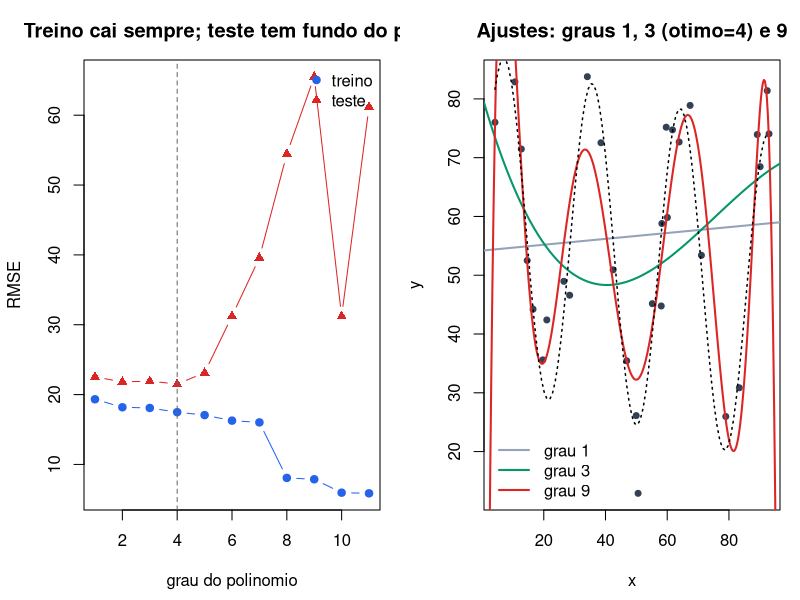

This chart was generated by the following R code:
# Regressao polinomial: o ponto exato do overfitting

dir.create("outputs", showWarnings = FALSE)
set.seed(650)

f_verdadeira <- function(x) 60 + 28 * sin(0.22 * x) - 0.15 * x

gerar_amostra <- function(n, seed) {
  set.seed(seed)
  x <- runif(n, 0, 100)
  data.frame(x = x, y = f_verdadeira(x) + rnorm(n, 0, 7))
}

treino <- gerar_amostra(30, 660)
teste <- gerar_amostra(200, 661)   # teste limpo e maior: mede generalizacao real

graus <- 1:11
rmse_treino <- numeric(length(graus))
rmse_teste <- numeric(length(graus))
modelos <- list()

for (i in seq_along(graus)) {
  grau <- graus[i]
  modelo <- lm(y ~ poly(x, grau, raw = TRUE), data = treino)
  modelos[[i]] <- modelo

  rmse_treino[i] <- sqrt(mean((predict(modelo, treino) - treino$y)^2))
  rmse_teste[i] <- sqrt(mean((predict(modelo, teste) - teste$y)^2))
}

cat("=== RMSE POR GRAU DO POLINOMIO ===\n")
tabela_graus <- data.frame(
  grau = graus,
  rmse_treino = round(rmse_treino, 2),
  rmse_teste = round(rmse_teste, 2),
  gap = round(rmse_teste - rmse_treino, 2)
)
print(tabela_graus, row.names = FALSE)

melhor_grau <- graus[which.min(rmse_teste)]
cat(sprintf("\nMelhor grau pelo RMSE de teste: %d (%.2f)\n",
            melhor_grau, min(rmse_teste)))
cat(sprintf("Grau 9 em diante: treino quase perfeito (%.3f) mas teste explode (%.1f) - overfitting classico\n",
            rmse_treino[9], rmse_teste[9]))

# --- grafico -----------------------------------------------------------------
grade_x <- seq(0, 100, length.out = 300)

cores_graus <- c("1" = "#94a3b8", "3" = "#059669", "9" = "#dc2626")

png("outputs/polinomial_overfitting.png", width = 1100, height = 470, res = 110)
par(mfrow = c(1, 2), mar = c(4.5, 4.2, 3, 1))

plot(graus, rmse_treino, type = "b", pch = 19, col = "#2563eb", ylim = range(c(rmse_treino, rmse_teste)),
     xlab = "grau do polinomio", ylab = "RMSE", main = "Treino cai sempre; teste tem fundo do poco")
lines(graus, rmse_teste, type = "b", pch = 17, col = "#dc2626")
abline(v = melhor_grau, lty = 2, col = "gray40")
legend("topright", legend = c("treino", "teste"), col = c("#2563eb", "#dc2626"),
       pch = c(19, 17), bty = "n")

plot(treino$x, treino$y, pch = 19, cex = 0.8, col = "#334155",
     xlab = "x", ylab = "y",
     main = sprintf("Ajustes: graus 1, 3 (otimo=%d) e 9", melhor_grau))
curva_y <- function(modelo) predict(modelo, data.frame(x = grade_x))
for (grau in c(1, 3, 9)) {
  indice <- which(graus == grau)
  lines(grade_x, curva_y(modelos[[indice]]), col = cores_graus[as.character(grau)], lwd = 2)
}
curve(f_verdadeira, add = TRUE, lty = 3, lwd = 1.5)
legend("bottomleft", legend = paste("grau", c(1, 3, 9)),
       col = cores_graus[c("1", "3", "9")], lwd = 2, bty = "n")

dev.off()
cat("\nGraficos salvos em outputs/polinomial_overfitting.png\n")
